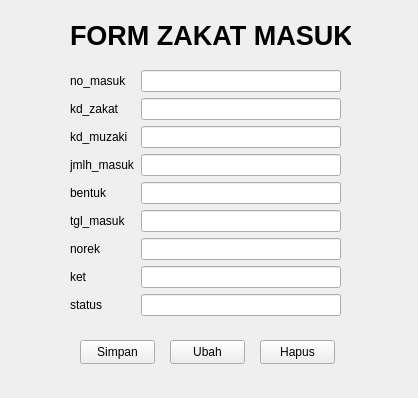
<?xml version="1.0" encoding="UTF-8"?>
<ui version="4.0">
 <class>Form</class>
 <widget class="QWidget" name="Form">
  <property name="geometry">
   <rect>
    <x>0</x>
    <y>0</y>
    <width>418</width>
    <height>398</height>
   </rect>
  </property>
  <property name="windowTitle">
   <string>Form</string>
  </property>
  <widget class="QWidget" name="formLayoutWidget">
   <property name="geometry">
    <rect>
     <x>70</x>
     <y>70</y>
     <width>271</width>
     <height>261</height>
    </rect>
   </property>
   <layout class="QFormLayout" name="formLayout">
    <item row="0" column="0">
     <widget class="QLabel" name="no_masukLabel">
      <property name="text">
       <string>no_masuk</string>
      </property>
     </widget>
    </item>
    <item row="0" column="1">
     <widget class="QLineEdit" name="no_masukLineEdit"/>
    </item>
    <item row="1" column="0">
     <widget class="QLabel" name="kd_zakatLabel">
      <property name="text">
       <string>kd_zakat</string>
      </property>
     </widget>
    </item>
    <item row="1" column="1">
     <widget class="QLineEdit" name="kd_zakatLineEdit"/>
    </item>
    <item row="2" column="0">
     <widget class="QLabel" name="kd_muzakiLabel">
      <property name="text">
       <string>kd_muzaki</string>
      </property>
     </widget>
    </item>
    <item row="2" column="1">
     <widget class="QLineEdit" name="kd_muzakiLineEdit"/>
    </item>
    <item row="3" column="0">
     <widget class="QLabel" name="jmlh_masukLabel">
      <property name="text">
       <string>jmlh_masuk</string>
      </property>
     </widget>
    </item>
    <item row="3" column="1">
     <widget class="QLineEdit" name="jmlh_masukLineEdit"/>
    </item>
    <item row="4" column="0">
     <widget class="QLabel" name="bentukLabel">
      <property name="text">
       <string>bentuk</string>
      </property>
     </widget>
    </item>
    <item row="4" column="1">
     <widget class="QLineEdit" name="bentukLineEdit"/>
    </item>
    <item row="5" column="0">
     <widget class="QLabel" name="tgl_masukLabel">
      <property name="text">
       <string>tgl_masuk</string>
      </property>
     </widget>
    </item>
    <item row="5" column="1">
     <widget class="QLineEdit" name="tgl_masukLineEdit"/>
    </item>
    <item row="6" column="0">
     <widget class="QLabel" name="norekLabel">
      <property name="text">
       <string>norek</string>
      </property>
     </widget>
    </item>
    <item row="6" column="1">
     <widget class="QLineEdit" name="norekLineEdit"/>
    </item>
    <item row="7" column="0">
     <widget class="QLabel" name="ketLabel">
      <property name="text">
       <string>ket</string>
      </property>
     </widget>
    </item>
    <item row="7" column="1">
     <widget class="QLineEdit" name="ketLineEdit"/>
    </item>
    <item row="8" column="0">
     <widget class="QLabel" name="statusLabel">
      <property name="text">
       <string>status</string>
      </property>
     </widget>
    </item>
    <item row="8" column="1">
     <widget class="QLineEdit" name="statusLineEdit"/>
    </item>
   </layout>
  </widget>
  <widget class="QPushButton" name="pushButton">
   <property name="geometry">
    <rect>
     <x>80</x>
     <y>340</y>
     <width>75</width>
     <height>24</height>
    </rect>
   </property>
   <property name="text">
    <string>Simpan</string>
   </property>
  </widget>
  <widget class="QPushButton" name="pushButton_2">
   <property name="geometry">
    <rect>
     <x>170</x>
     <y>340</y>
     <width>75</width>
     <height>24</height>
    </rect>
   </property>
   <property name="text">
    <string>Ubah</string>
   </property>
  </widget>
  <widget class="QPushButton" name="pushButton_3">
   <property name="geometry">
    <rect>
     <x>260</x>
     <y>340</y>
     <width>75</width>
     <height>24</height>
    </rect>
   </property>
   <property name="text">
    <string>Hapus</string>
   </property>
  </widget>
  <widget class="QLabel" name="label">
   <property name="geometry">
    <rect>
     <x>70</x>
     <y>20</y>
     <width>281</width>
     <height>31</height>
    </rect>
   </property>
   <property name="font">
    <font>
     <pointsize>20</pointsize>
     <bold>true</bold>
    </font>
   </property>
   <property name="text">
    <string>FORM ZAKAT MASUK</string>
   </property>
  </widget>
 </widget>
 <resources/>
 <connections/>
</ui>
